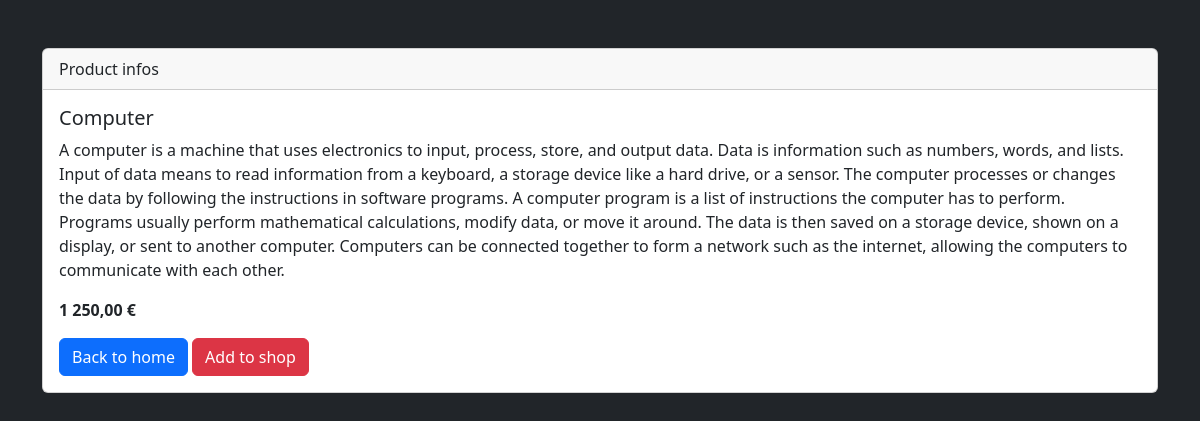
/product.php?id=2, run on the app's committed database.
### tables this page shows
CREATE TABLE IF NOT EXISTS `product` (
  `id` int NOT NULL AUTO_INCREMENT,
  `name` varchar(255) NOT NULL,
  `description` text NOT NULL,
  `price` float NOT NULL,
  PRIMARY KEY (`id`)
);

### db-functions.php (called while the page is built, shortened)
<?php
function connexion() {
    $pdo = new PDO('mysql:host=localhost;dbname=store', 'root', '',
    array(
        \PDO::ATTR_ERRMODE => \PDO::ERRMODE_EXCEPTION,
        \PDO::ATTR_DEFAULT_FETCH_MODE => \PDO::FETCH_ASSOC,
        \PDO::MYSQL_ATTR_INIT_COMMAND => 'SET NAMES utf8'
        )
    );
    return $pdo;
}
function findOneById($id) {
    $db = connexion();
    $state = $db->prepare("SELECT id, name, description, price FROM product WHERE id = :id");
    $state->execute(['id' => $id]);
    return $state->fetch();
}

### product.php (the view, shortened to what this page needs)
<?php
require './db-functions.php';
$product = findOneById(($_GET['id']));
?>
<!DOCTYPE html>
<html lang="en">
<head>
    <link href="https://cdn.jsdelivr.net/npm/bootstrap@5.3.0-alpha1/dist/css/bootstrap.min.css" rel="stylesheet">
</head>
<body class="bg-dark text-light">
    <div class="container mt-5">
        <div class="card text-dark">
            <div class="card-header">
                Product infos
            </div>
            <div class="card-body">
                <h5 class="card-title"><?php echo $product['name']; ?></h5>
                <p class="card-text"><?php echo $product['description']; ?></p>
                <p class="card-text"><strong><?php echo number_format($product["price"], 2, ",", "&nbsp;") ?> €</strong></p>
                <a href="index.php" class="btn btn-primary">Back to home</a>
                <a href="" class="btn btn-danger">Add to shop</a>
            </div>
        </div>
    </div>
</body>
</html>

### data on the page
product: name "Computer", description "A computer is a machine that uses electronics to input, process, store, and output data. Data is information such as numbers, words, and lists. Input of data means to read information from a keyboard, a storage device like a hard drive, or a sensor. The computer processes or changes the data by following the instructions in software programs. A computer program is a list of instructions the computer has to perform. Programs usually perform mathematical calculations, modify data, or move it around. The data is then saved on a storage device, shown on a display, or sent to another computer. Computers can be connected together to form a network such as the internet, allowing the computers to…", price "1 250,00"
